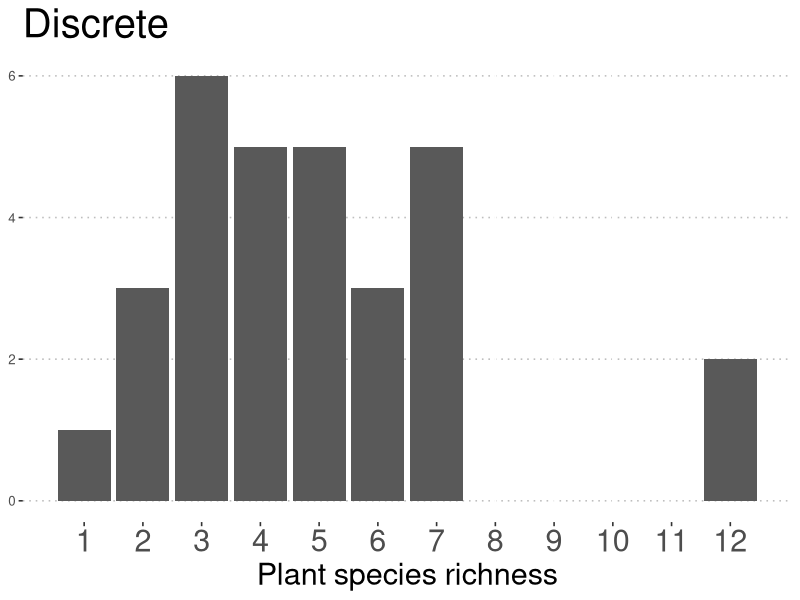
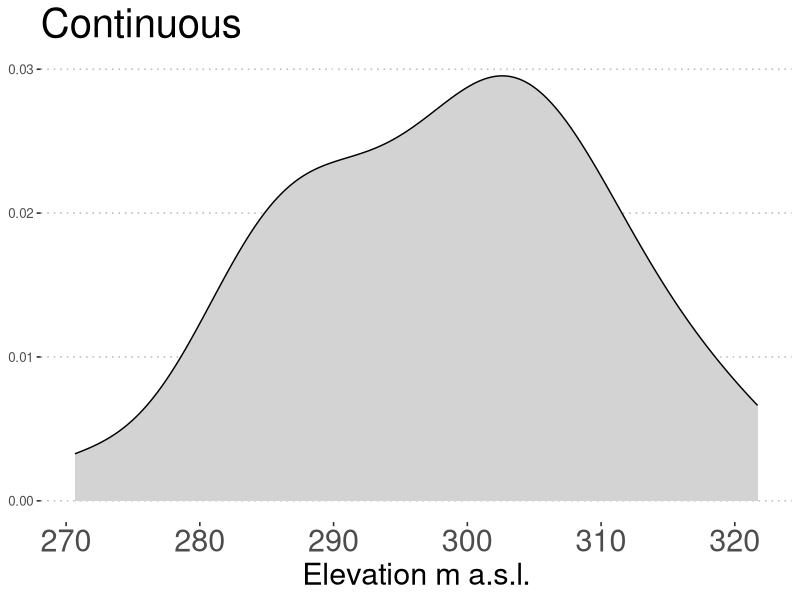
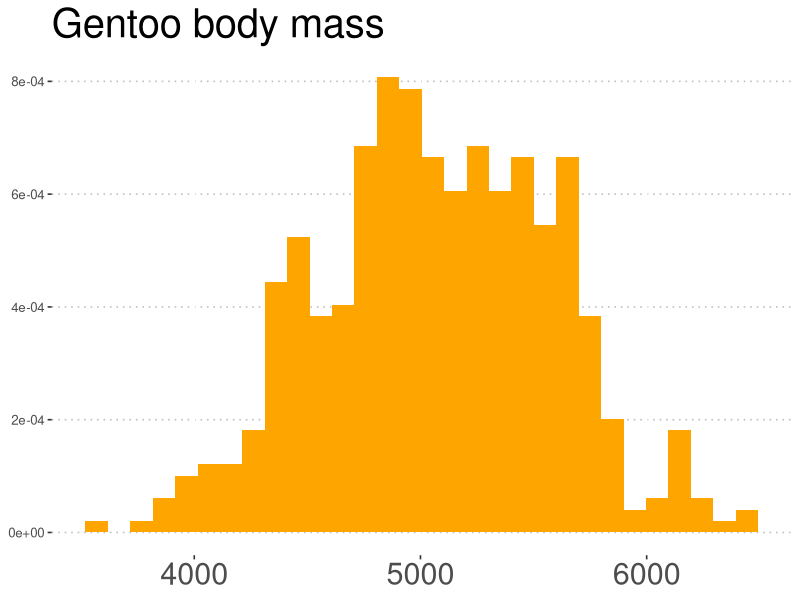
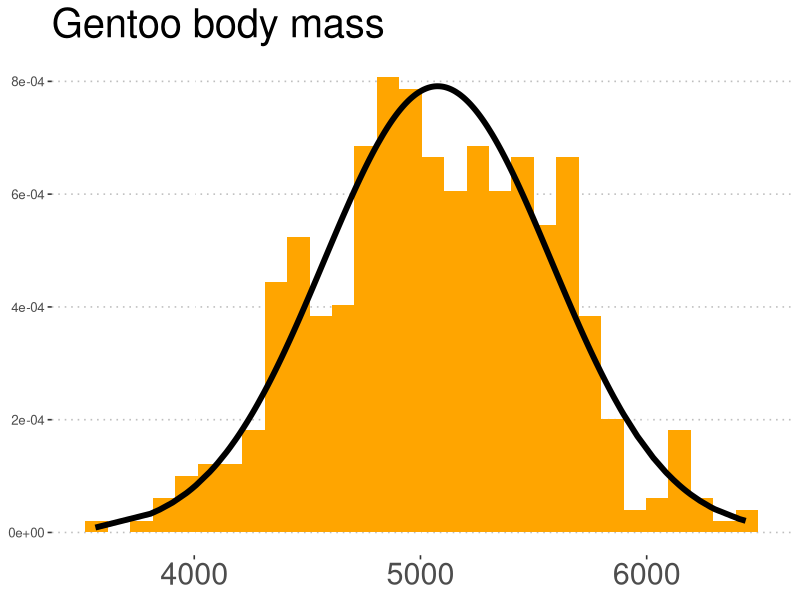
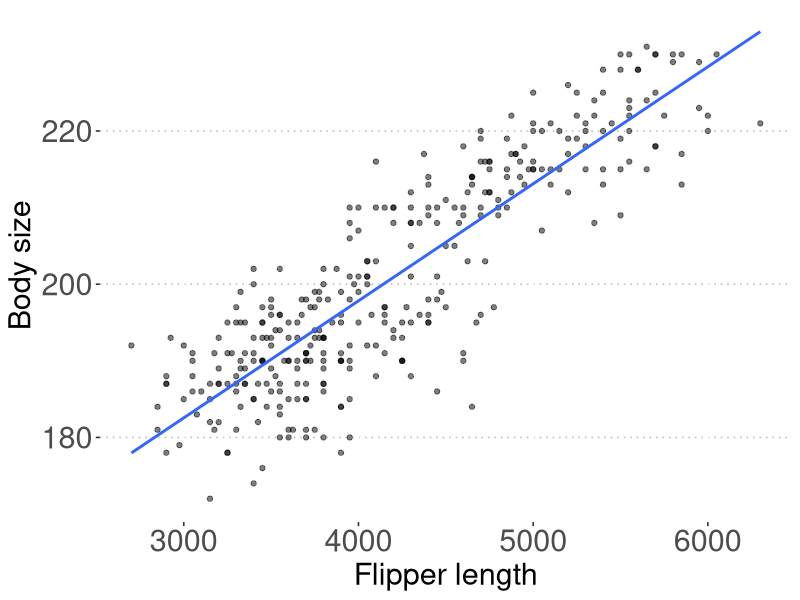
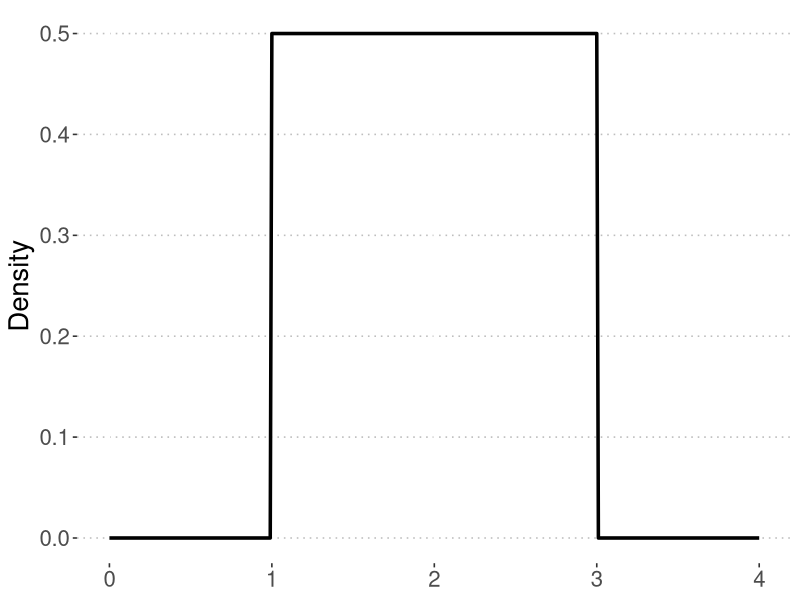
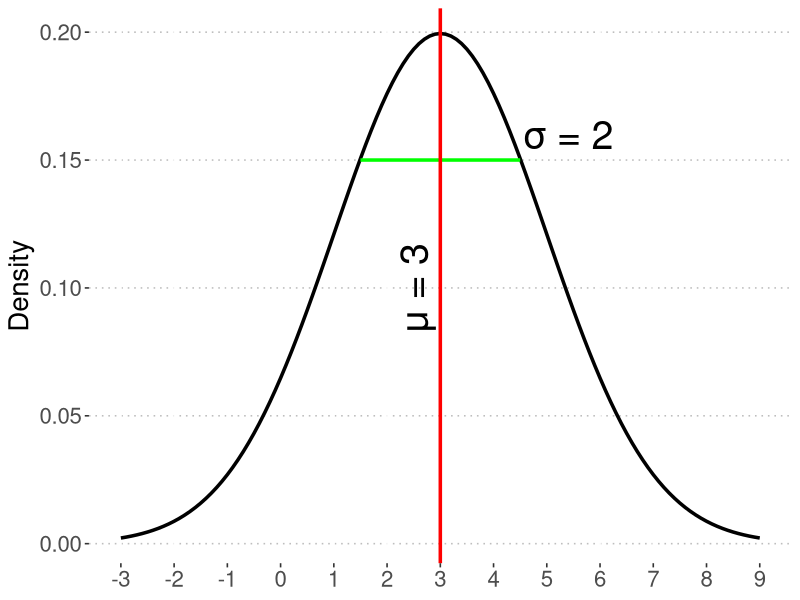
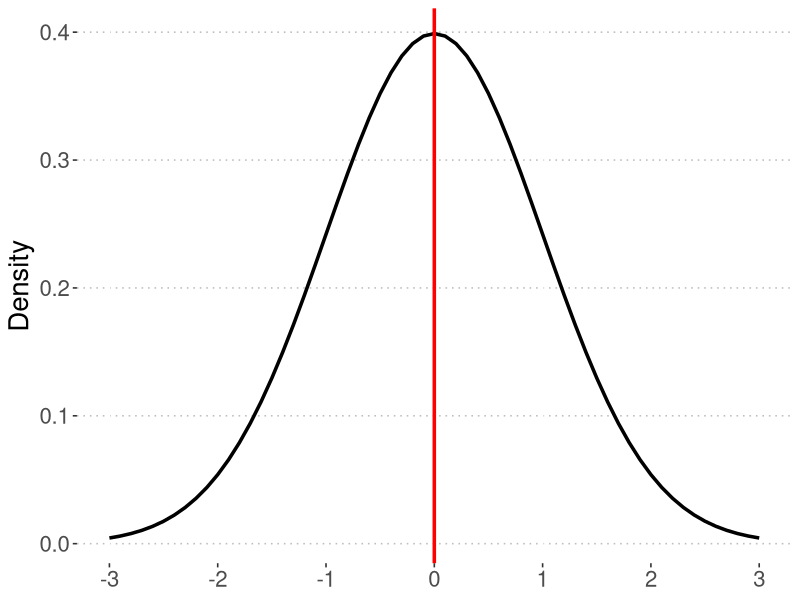

Reproduce these figures in R, in order.
## ---- chunk 1
library(ggplot2)
library(ggpubr)
library(palmerpenguins)
## ---- chunk 2
set.seed(30)
Df <- data.frame(PA = rbinom(30, 1, .5), Elevation = round(rnorm(30, mean = 300, sd = 10), 2), PlantRichness = rpois(30, 5), Habitat = sample(c("Grassland", "Forest", "Mixed"), 30, replace = T))

knitr::kable(Df[1:10, ])
## ---- chunk 3
ggplot(Df, aes(x = PlantRichness)) +
  geom_bar() + 
  scale_x_continuous(breaks = seq(min(Df$PlantRichness), max(Df$PlantRichness), 1)) +
  ggtitle("Discrete") +
  xlab("Plant species richness") + ylab(NULL) +
  theme_pubclean() +
  theme(title = element_text(size = 24), axis.title.x = element_text(size = 22),
        axis.text.x.bottom = element_text(size = 22))

ggplot(Df, aes(x = Elevation)) +
  geom_density(fill = "lightgrey") + 
  ggtitle("Continuous") +
  xlab("Elevation m a.s.l.") + ylab(NULL) +
  theme_pubclean() +
  theme(title = element_text(size = 24), axis.title.x = element_text(size = 22),
        axis.text.x.bottom = element_text(size = 22))
## ---- chunk 4
data("penguins")

penguins <- as.data.frame(penguins)

PinguMeanBodyMass <- mean(penguins$body_mass_g[penguins$species == "Gentoo"], na.rm = T)

PinguSdBodyMass <- sd(penguins$body_mass_g[penguins$species == "Gentoo"], na.rm = T)

set.seed(10)
PinguBodySize <- rnorm(500, mean = PinguMeanBodyMass, sd = PinguSdBodyMass) 

PinguBodySize <- data.frame(ID = seq_along(PinguBodySize), BodySize = PinguBodySize)

PinguBodySize$BodySizeDens <- with(PinguBodySize, dnorm(BodySize, mean = PinguMeanBodyMass, sd = PinguSdBodyMass))

knitr::kable(PinguBodySize[1:8, c(1, 2)])
## ---- chunk 5
ggplot(PinguBodySize, aes(x = BodySize)) +
  geom_histogram(fill = "orange", aes(y = ..density..)) + 
  ggtitle("Gentoo body mass") +
  ylab(NULL) + xlab(NULL) +
  theme_pubclean() +
  theme(title = element_text(size = 24), axis.title.x = element_text(size = 22),
        axis.text.x.bottom = element_text(size = 22))
## ---- chunk 6
ggplot(PinguBodySize, aes(x = BodySize)) +
  geom_histogram(fill = "orange", aes(y = ..density..)) +  
  geom_line(data = PinguBodySize, aes(x = BodySize, y = BodySizeDens), col = "black", lwd = 2) +
  ggtitle("Gentoo body mass") +
  ylab(NULL) + xlab(NULL) +
  theme_pubclean() +
  theme(title = element_text(size = 24), axis.title.x = element_text(size = 22),
        axis.text.x.bottom = element_text(size = 22))
## ---- chunk 7
ggplot(penguins, aes(x = body_mass_g, y = flipper_length_mm)) +
  geom_point(alpha = .5, col = "black", fill = "lightgrey") +
  geom_smooth(method = "lm", formula = y ~ x, se = F) +
  xlab("Flipper length") + ylab("Body size") +
  theme_pubclean() +
  theme(title = element_text(size = 24), axis.title = element_text(size = 22),
        axis.text = element_text(size = 22))
## ---- chunk 8
Uniform_dens <- dunif(seq(from = 0, to = 4, by = .01), min = 1, max = 3)
Gaussian_dens <- dnorm(seq(from = 3 - 3*2, to = 3 + 3*2, by = .1), mean = 3, sd = 2)
Znorm_dens <- dnorm(seq(from = - 3, to = 3, by = .1), mean = 0, sd = 1)
Beta_dens1 <- dbeta(seq(from = 0, to = 1, by = .001), shape1 = 0.5, shape2 = 0.5)
Beta_dens2 <- dbeta(seq(from = 0, to = 1, by = .001), shape1 = 2, shape2 = 2)
Tdistr_3_dens <- dt(seq(from = - 4, to = 4, by = .1), df = 3)
Tdistr_30_dens <- dt(seq(from = - 4, to = 4, by = .1), df = 30)
Chi_sq1_dens <- dchisq(seq(from = 0, to = 8, by = .05), df = 1)
Chi_sq4_dens <- dchisq(seq(from = 0, to = 8, by = .05), df = 4)
## ---- chunk 9
ggplot(data = data.frame(y = Uniform_dens, x = seq(from = 0, to = 4, by = .01)),
       aes(y = y, x = x)) +
  geom_line(lwd = 1.2) +
  ylab("Density") + xlab(NULL) +
  scale_x_continuous(breaks = seq(from = 0, to = 4, by = 1)) +
  xlim(c(0, 4)) +
  theme_pubclean() +
  theme(text = element_text(size = 20))
## ---- chunk 10
Scatter_line <- data.frame(y = c(0.15, 0.15), x = c(1.5, 4.5))

ggplot(data = data.frame(y = Gaussian_dens, x = seq(from = 3 - 3*2, to = 3 + 3*2, by = .1)),
       aes(y = y, x = x)) +
  geom_line(lwd = 1.2) +
  geom_line(data = Scatter_line, aes(y = y, x = x), col = "green", lwd = 1.2) +
  geom_vline(xintercept = 3, col = "red", lwd = 1.2) +
  annotate(geom = "text", x = 2.5, y = .1, label = "\u03BC = 3", size = 10, angle = 90) +
  annotate(geom = "text", x = 5.4, y = .16, label = "\u03C3 = 2", size = 10) +
  ylab("Density") + xlab(NULL) +
  scale_x_continuous(breaks = seq(from = 3 - 3*2, to = 3 + 3*2, by = 1)) +
  theme_pubclean() +
  theme(text = element_text(size = 20))
## ---- chunk 11
ggplot(data = data.frame(y = Znorm_dens, x = seq(from = - 3, to = 3, by = .1)),
       aes(y = y, x = x)) +
  geom_line(lwd = 1.2) +
  geom_vline(xintercept = 0, col = "red", lwd = 1.2) +
  ylab("Density") + xlab(NULL) +
  scale_x_continuous(breaks = seq(from = -3, to = 3, by = 1)) +
  theme_pubclean() +
  theme(text = element_text(size = 20))
## ---- chunk 12
ggplot(data = data.frame(y = Beta_dens1, x = seq(from = 0, to = 1, by = .001)),
       aes(y = y, x = x)) +
  geom_line(lwd = 1.2, col = "red") +
  geom_line(data = data.frame(y = Beta_dens2, x = seq(from = 0, to = 1, by = .001)), 
            lwd = 1.2, col = "blue") +
  ylab("Density") + xlab(NULL) +
  scale_x_continuous(breaks = seq(from = 0, to = 1, by = .1)) +
  ylim(c(0, 2.5)) +
  theme_pubclean() +
  theme(text = element_text(size = 20))
## ---- chunk 13
Bernoulli_mass <- dbinom(c(0, 1), size = 1, prob = .7)
Binomial_mass <- dbinom(seq(from = 0, to = 10), size = 10, prob = .7)
Poisson_mass <- dpois(seq(from = 0, to = 30), lambda = 5)
## ---- chunk 14
ggplot(data = data.frame(Proba = Bernoulli_mass, Outcome = as.factor(c(0, 1))),
       aes(x = Outcome, y = Proba)) +
  geom_col() +
  ylab("Probability") + xlab(NULL) +
  ylim(c(0, .9)) +
  theme_pubclean() +
  theme(text = element_text(size = 20))
## ---- chunk 15
ggplot(data = data.frame(Proba = Binomial_mass, Outcome = as.factor(seq(from = 0, to = 10))),
       aes(x = Outcome, y = Proba)) +
  geom_col() +
  ylab("Probability") + xlab(NULL) +
  theme_pubclean() +
  theme(text = element_text(size = 20))
## ---- chunk 16
ggplot(data = data.frame(Proba = Poisson_mass[1:19], Outcome = as.factor(seq(from = 0, to = 18))),
       aes(x = Outcome, y = Proba)) +
  geom_col() +
  ylab("Probability") + xlab(NULL) +
  theme_pubclean() +
  theme(text = element_text(size = 20))
## ---- chunk 17
ggplot(data = data.frame(y = Tdistr_3_dens, x = seq(from = - 4, to = 4, by = .1)),
       aes(y = y, x = x)) +
  geom_line(lwd = 1.2, col = "black") +
  geom_line(data = data.frame(y = Tdistr_30_dens, x = seq(from = - 4, to = 4, by = .1)),
            lwd = 1.2, col = "green") +
  geom_vline(xintercept = 0, col = "red", lwd = 1.2) +
  annotate(geom = "text", x = 2, y = 0.35, label = "n = 3", col = "black", size = 8) +
  annotate(geom = "text", x = 2, y = 0.25, label = "n = 30", col = "green", size = 8) +
  ylab("Density") + xlab(NULL) +
  scale_x_continuous(breaks = seq(from = -4, to = 4, by = 1)) +
  theme_pubclean() +
  theme(text = element_text(size = 20))
## ---- chunk 18
ggplot(data = data.frame(y = Chi_sq1_dens, x = seq(from = 0, to = 8, by = .05)),
       aes(y = y, x = x)) +
  geom_line(lwd = 1.2, col = "black") +
  geom_line(data = data.frame(y = Chi_sq4_dens, x = seq(from = 0, to = 8, by = .05)),
            lwd = 1.2, col = "green") +
  annotate(geom = "text", x = 4, y = 1, label = "n = 1", col = "black", size = 8) +
  annotate(geom = "text", x = 4, y = 0.5, label = "n = 4", col = "green", size = 8) +
  ylab("Density") + xlab(NULL) +
  scale_x_continuous(breaks = seq(from = 0, to = 8, by = 1)) +
  theme_pubclean() +
  theme(text = element_text(size = 20))
